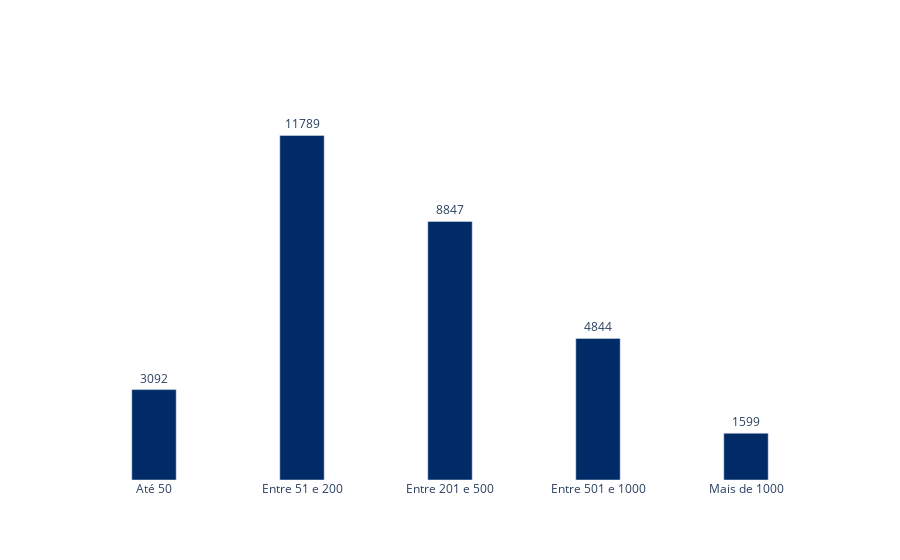

Notebook code for this chart:
### Code cell
categories = dfmat_sp['Limite'].values
group1 = dfmat_sp['Total'].values

# Create traces for each group
trace1 = go.Bar(
    x=categories, 
    y=group1, 
    width=0.3, 
    marker=dict(color=COLOR_PALETTE['blue']),
    text=[f'{group1[i]}' for i in range(len(categories))],
    textposition='outside',
)

# Define layout
layout = go.Layout(
    xaxis=dict(showgrid=False),
    yaxis=dict(showgrid=False, showticklabels=False, range=[0, 13000]),
    plot_bgcolor='white'
)

# Create figure object
fig = go.Figure(data=[trace1], layout=layout)

# Show plot
fig.show()

### Figure 1 — Plotly figure (JSON) as saved in the notebook; plotly's stock layout.template omitted (floating-point values rounded to 4 significant figures)
{"data": [{"marker": {"color": "#012b66"}, "text": ["3092", "11789", "8847", "4844", "1599"], "textposition": "outside", "type": "bar", "width": 0.3, "x": ["Até 50", "Entre 51 e 200", "Entre 201 e 500", "Entre 501 e 1000", "Mais de 1000"], "y": [3092, 11789, 8847, 4844, 1599]}], "layout": {"plot_bgcolor": "white", "xaxis": {"showgrid": false}, "yaxis": {"range": [0, 13000], "showgrid": false, "showticklabels": false}}}
